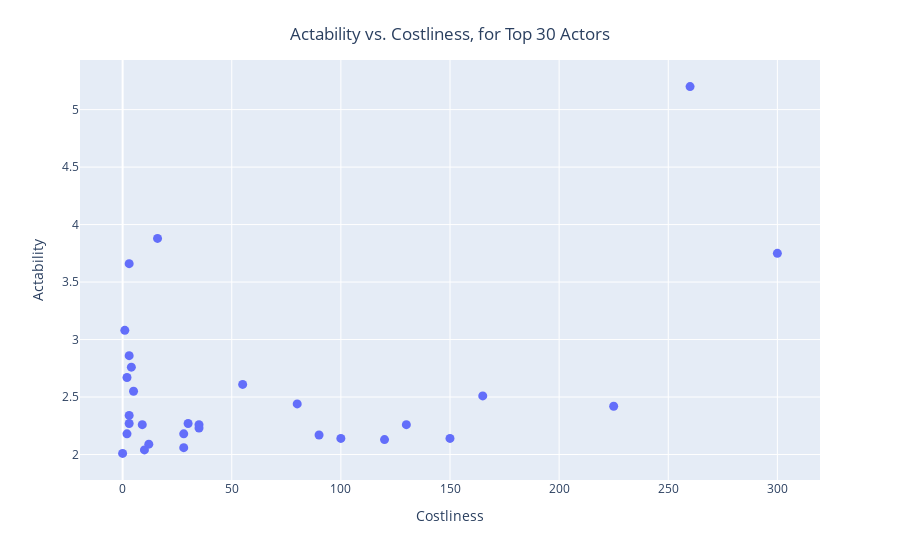

Notebook code for this chart:
### Code cell
import plotly.express as px

fig = px.scatter(top_30_join, x="costliness", y="actability",
                 hover_name="primary_name",labels=dict(actability="Actability", costliness="Costliness"))

fig.update_layout(
    title={
        'text': "Actability vs. Costliness, for Top 30 Actors",
        'y':0.95,
        'x':0.5,
        'xanchor': 'center',
        'yanchor': 'top'})

fig.update_layout(grid_ygap=0.2)

#fig.update_xaxes(
    #constrain="domain",  # meanwhile compresses the xaxis by decreasing its "domain"


#fig.update_yaxes(
    #scaleanchor = "x",
    #scaleratio = 1
                
fig.update_traces(marker_size=9, selector=dict(type='scatter'))

fig.show()

### Figure 1 — Plotly figure (JSON) as saved in the notebook; plotly's stock layout.template omitted (floating-point values rounded to 4 significant figures)
{"data": [{"hovertemplate": "<b>%{hovertext}</b><br><br>Costliness=%{x}<br>Actability=%{y}<extra></extra>", "hovertext": ["Leonardo DiCaprio", "Idina Menzel", "Robert Downey Jr.", "Lucy Davis", "Daniel Kaluuya", "Donna Murphy", "Ben Hardy", "Alison Sudol", "Kerry Washington", "Kieran Culkin", "Scarlett Johansson", "Jeremy Renner", "Vin Diesel", "Amanda Bynes", "Tyrese Gibson", "Rosie Huntington-Whiteley", "Chris Hemsworth", "Lena Waithe", "Joseph Gordon-Levitt", "Mark Ruffalo", "Andy Serkis", "Ruby Rose", "Jared Leto", "Bradley Cooper", "Jamie Foxx", "Christian Bale", "Jenna Elfman", "Albert Brooks", "Mark Rylance", "Annika Wedderkopp"], "legendgroup": "", "marker": {"color": "#636efa", "size": 9, "symbol": "circle"}, "mode": "markers", "name": "", "orientation": "v", "showlegend": false, "type": "scatter", "x": [260, 16, 300, 3, 1, 3, 4, 2, 55, 5, 165, 80, 225, 3, 3, 30, 130, 9, 35, 35, 28, 2, 90, 100, 150, 120, 12, 28, 10, 0], "xaxis": "x", "y": [5.2, 3.88, 3.75, 3.66, 3.08, 2.86, 2.76, 2.67, 2.61, 2.55, 2.51, 2.44, 2.42, 2.34, 2.27, 2.27, 2.26, 2.26, 2.26, 2.23, 2.18, 2.18, 2.17, 2.14, 2.14, 2.13, 2.09, 2.06, 2.04, 2.01], "yaxis": "y"}], "layout": {"grid": {"ygap": 0.2}, "legend": {"tracegroupgap": 0}, "margin": {"t": 60}, "title": {"text": "Actability vs. Costliness, for Top 30 Actors", "x": 0.5, "xanchor": "center", "y": 0.95, "yanchor": "top"}, "xaxis": {"anchor": "y", "domain": [0, 1], "title": {"text": "Costliness"}}, "yaxis": {"anchor": "x", "domain": [0, 1], "title": {"text": "Actability"}}}}
